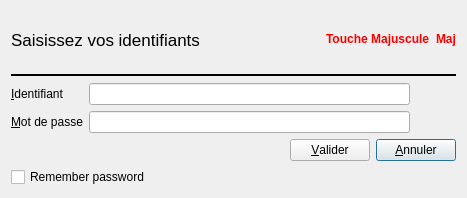
<?xml version="1.0" encoding="UTF-8"?>
<ui version="4.0">
 <class>C_Dlg_Login</class>
 <widget class="QDialog" name="C_Dlg_Login">
  <property name="geometry">
   <rect>
    <x>0</x>
    <y>0</y>
    <width>467</width>
    <height>198</height>
   </rect>
  </property>
  <property name="windowTitle">
   <string>Saisie des identifiants</string>
  </property>
  <layout class="QGridLayout" name="gridLayout_7">
   <item row="0" column="0">
    <widget class="QLabel" name="label_LoginTitle">
     <property name="font">
      <font>
       <pointsize>13</pointsize>
      </font>
     </property>
     <property name="text">
      <string>Saisissez vos identifiants</string>
     </property>
     <property name="alignment">
      <set>Qt::AlignCenter</set>
     </property>
    </widget>
   </item>
   <item row="0" column="1">
    <spacer name="horizontalSpacer_2">
     <property name="orientation">
      <enum>Qt::Horizontal</enum>
     </property>
     <property name="sizeHint" stdset="0">
      <size>
       <width>101</width>
       <height>20</height>
      </size>
     </property>
    </spacer>
   </item>
   <item row="0" column="2">
    <widget class="QLabel" name="label_CapsState_Mess">
     <property name="frameShadow">
      <enum>QFrame::Plain</enum>
     </property>
     <property name="text">
      <string>&lt;!DOCTYPE HTML PUBLIC &quot;-//W3C//DTD HTML 4.0//EN&quot; &quot;http://www.w3.org/TR/REC-html40/strict.dtd&quot;&gt;
&lt;html&gt;&lt;head&gt;&lt;meta name=&quot;qrichtext&quot; content=&quot;1&quot; /&gt;&lt;style type=&quot;text/css&quot;&gt;
p, li { white-space: pre-wrap; }
&lt;/style&gt;&lt;/head&gt;&lt;body style=&quot; font-family:'Sans Serif'; font-size:9pt; font-weight:400; font-style:normal;&quot;&gt;
&lt;table border=&quot;0&quot; style=&quot;-qt-table-type: root; margin-top:4px; margin-bottom:4px; margin-left:4px; margin-right:4px;&quot;&gt;
&lt;tr&gt;
&lt;td style=&quot;border: none;&quot;&gt;
&lt;p style=&quot; margin-top:0px; margin-bottom:0px; margin-left:0px; margin-right:0px; -qt-block-indent:0; text-indent:0px;&quot;&gt;&lt;span style=&quot; font-weight:600; color:#ff0000;&quot;&gt;Touche Majuscule&lt;/span&gt;&lt;/p&gt;&lt;/td&gt;&lt;/tr&gt;&lt;/table&gt;&lt;/body&gt;&lt;/html&gt;</string>
     </property>
     <property name="alignment">
      <set>Qt::AlignCenter</set>
     </property>
    </widget>
   </item>
   <item row="0" column="3">
    <widget class="QLabel" name="label_CapsState">
     <property name="frameShadow">
      <enum>QFrame::Plain</enum>
     </property>
     <property name="text">
      <string>&lt;!DOCTYPE HTML PUBLIC &quot;-//W3C//DTD HTML 4.0//EN&quot; &quot;http://www.w3.org/TR/REC-html40/strict.dtd&quot;&gt;
&lt;html&gt;&lt;head&gt;&lt;meta name=&quot;qrichtext&quot; content=&quot;1&quot; /&gt;&lt;style type=&quot;text/css&quot;&gt;
p, li { white-space: pre-wrap; }
&lt;/style&gt;&lt;/head&gt;&lt;body style=&quot; font-family:'Sans Serif'; font-size:9pt; font-weight:400; font-style:normal;&quot;&gt;
&lt;table style=&quot;-qt-table-type: root; margin-top:4px; margin-bottom:4px; margin-left:4px; margin-right:4px;&quot;&gt;
&lt;tr&gt;
&lt;td style=&quot;border: none;&quot;&gt;
&lt;p style=&quot; margin-top:0px; margin-bottom:0px; margin-left:0px; margin-right:0px; -qt-block-indent:0; text-indent:0px;&quot;&gt;&lt;span style=&quot; font-weight:600; color:#ff0000;&quot;&gt;Maj&lt;/span&gt;&lt;/p&gt;&lt;/td&gt;&lt;/tr&gt;&lt;/table&gt;&lt;/body&gt;&lt;/html&gt;</string>
     </property>
     <property name="alignment">
      <set>Qt::AlignCenter</set>
     </property>
    </widget>
   </item>
   <item row="1" column="0" colspan="4">
    <widget class="Line" name="line">
     <property name="frameShadow">
      <enum>QFrame::Plain</enum>
     </property>
     <property name="lineWidth">
      <number>2</number>
     </property>
     <property name="orientation">
      <enum>Qt::Horizontal</enum>
     </property>
    </widget>
   </item>
   <item row="2" column="0" colspan="4">
    <layout class="QGridLayout" name="gridLayout_4">
     <item row="0" column="0">
      <layout class="QGridLayout" name="gridLayout_3">
       <item row="0" column="0">
        <widget class="QLabel" name="label">
         <property name="text">
          <string>&amp;Identifiant </string>
         </property>
         <property name="buddy">
          <cstring>lineEdit_Login</cstring>
         </property>
        </widget>
       </item>
       <item row="1" column="0">
        <widget class="QLabel" name="label_2">
         <property name="text">
          <string>&amp;Mot de passe</string>
         </property>
         <property name="buddy">
          <cstring>lineEdit_Password</cstring>
         </property>
        </widget>
       </item>
      </layout>
     </item>
     <item row="0" column="1">
      <layout class="QGridLayout" name="gridLayout">
       <item row="0" column="0">
        <widget class="QLineEdit" name="lineEdit_Login">
         <property name="toolTip">
          <string>Saisie de l'identifiant</string>
         </property>
        </widget>
       </item>
       <item row="1" column="0">
        <widget class="QLineEdit" name="lineEdit_Password">
         <property name="toolTip">
          <string>Saisie du mot de passe</string>
         </property>
        </widget>
       </item>
      </layout>
     </item>
     <item row="0" column="2">
      <layout class="QGridLayout" name="gridLayout_2">
       <item row="0" column="0">
        <widget class="QPushButton" name="pushButton_LoginHideShow">
         <property name="toolTip">
          <string>Changer la visibilité du champ de saisie (aveugle / visible)</string>
         </property>
         <property name="text">
          <string/>
         </property>
         <property name="shortcut">
          <string>Alt+L</string>
         </property>
         <property name="flat">
          <bool>true</bool>
         </property>
        </widget>
       </item>
       <item row="1" column="0">
        <widget class="QPushButton" name="pushButton_PasswordHideShow">
         <property name="toolTip">
          <string>Changer la visibilité du champ de saisie (aveugle / visible)</string>
         </property>
         <property name="text">
          <string/>
         </property>
         <property name="shortcut">
          <string>Alt+P</string>
         </property>
         <property name="flat">
          <bool>true</bool>
         </property>
        </widget>
       </item>
      </layout>
     </item>
    </layout>
   </item>
   <item row="3" column="0" colspan="4">
    <layout class="QGridLayout" name="gridLayout_6">
     <item row="0" column="0">
      <spacer name="horizontalSpacer">
       <property name="orientation">
        <enum>Qt::Horizontal</enum>
       </property>
       <property name="sizeHint" stdset="0">
        <size>
         <width>148</width>
         <height>20</height>
        </size>
       </property>
      </spacer>
     </item>
     <item row="0" column="1">
      <layout class="QGridLayout" name="gridLayout_5">
       <item row="0" column="0">
        <widget class="QPushButton" name="pushButton_LoginOk">
         <property name="text">
          <string>&amp;Valider</string>
         </property>
        </widget>
       </item>
       <item row="0" column="1">
        <widget class="QPushButton" name="pushButton_LoginCancel">
         <property name="text">
          <string>&amp;Annuler</string>
         </property>
         <property name="default">
          <bool>true</bool>
         </property>
        </widget>
       </item>
      </layout>
     </item>
    </layout>
   </item>
   <item row="4" column="0">
    <widget class="QCheckBox" name="checkBoxMemorise">
     <property name="text">
      <string>Remember password</string>
     </property>
    </widget>
   </item>
  </layout>
 </widget>
 <resources/>
 <connections/>
</ui>
